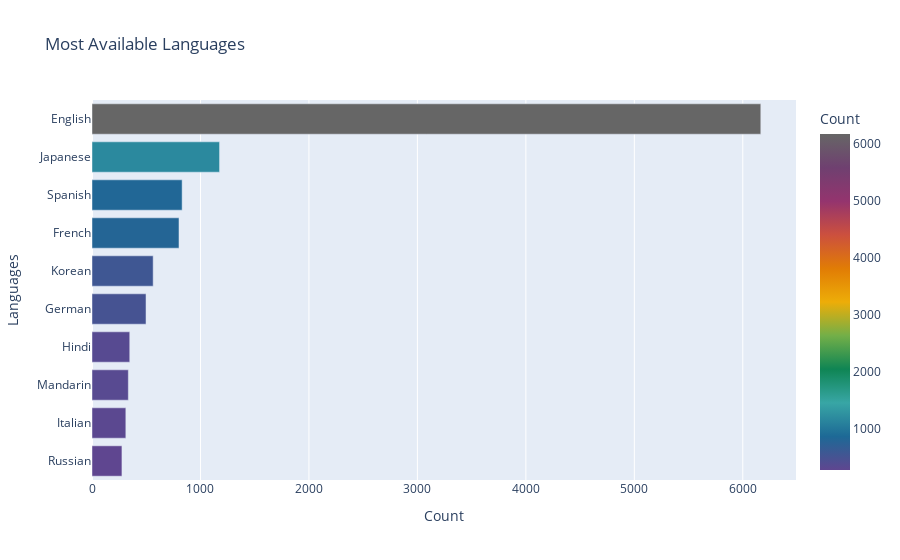

Notebook source saved alongside this figure:
### Code cell
fig = px.bar(pd.DataFrame(top_languages)[:10], y = 'Languages', x = 'Count', orientation = 'h', title = 'Most Available Languages', color = 'Count', color_continuous_scale = px.colors.qualitative.Prism).update_yaxes(categoryorder = 'total ascending')
fig.show()

### Figure 1 — Plotly figure (JSON) as saved in the notebook; plotly's stock layout.template omitted (floating-point values rounded to 4 significant figures)
{"data": [{"alignmentgroup": "True", "hovertemplate": "Count=%{marker.color}<br>Languages=%{y}<extra></extra>", "legendgroup": "", "marker": {"color": [6166, 1176, 831, 802, 564, 498, 348, 335, 312, 276], "coloraxis": "coloraxis", "pattern": {"shape": ""}}, "name": "", "offsetgroup": "", "orientation": "h", "showlegend": false, "textposition": "auto", "type": "bar", "x": [6166, 1176, 831, 802, 564, 498, 348, 335, 312, 276], "xaxis": "x", "y": ["English", "Japanese", "Spanish", "French", "Korean", "German", "Hindi", "Mandarin", "Italian", "Russian"], "yaxis": "y"}], "layout": {"barmode": "relative", "coloraxis": {"colorbar": {"title": {"text": "Count"}}, "colorscale": [[0, "rgb(95, 70, 144)"], [0.1, "rgb(29, 105, 150)"], [0.2, "rgb(56, 166, 165)"], [0.3, "rgb(15, 133, 84)"], [0.4, "rgb(115, 175, 72)"], [0.5, "rgb(237, 173, 8)"], [0.6, "rgb(225, 124, 5)"], [0.7, "rgb(204, 80, 62)"], [0.8, "rgb(148, 52, 110)"], [0.9, "rgb(111, 64, 112)"], [1, "rgb(102, 102, 102)"]]}, "legend": {"tracegroupgap": 0}, "title": {"text": "Most Available Languages"}, "xaxis": {"anchor": "y", "domain": [0, 1], "title": {"text": "Count"}}, "yaxis": {"anchor": "x", "categoryorder": "total ascending", "domain": [0, 1], "title": {"text": "Languages"}}}}
